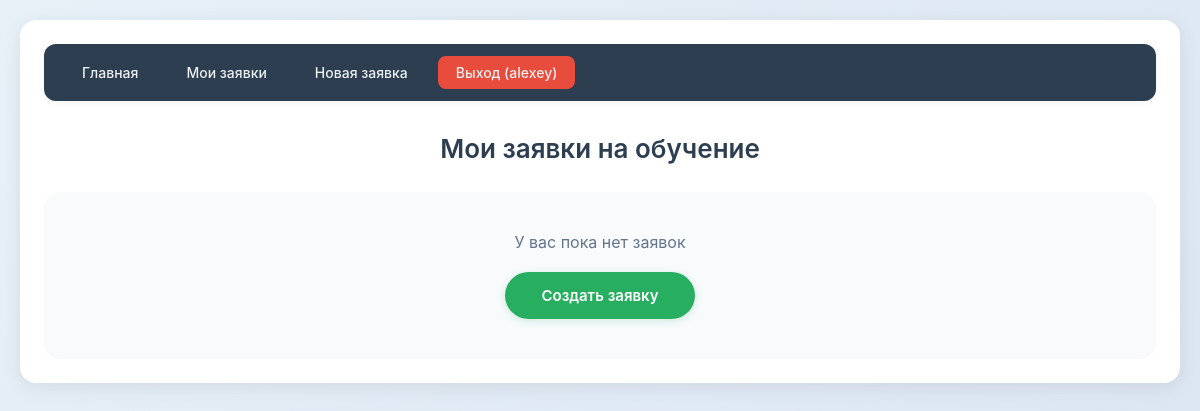
Before: /applications/ (signed in) with the older database file.
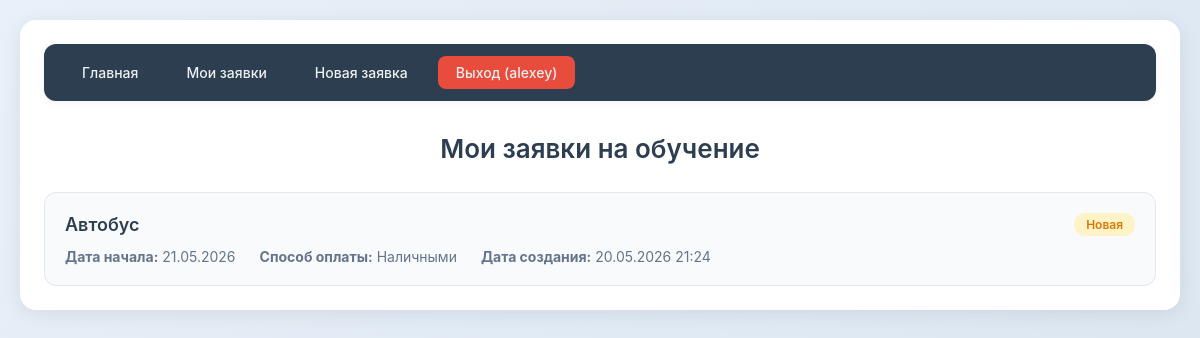
After: the same page with the newer database file.
### main/models.py (models this page shows, shortened)
class Application(models.Model):
    COURSE_CHOICES = [
        ('bus', 'Автобус'),
        ('electrobus', 'Электробус'),
        ('tram', 'Трамвай'),
    ]
    PAYMENT_CHOICES = [
        ('cash', 'Наличными'),
        ('transfer', 'Перевод по номеру телефона'),
    ]
    STATUS_CHOICES = [
        ('new', 'Новая'),
        ('studying', 'Идет обучение'),
        ('completed', 'Обучение завершено'),
    ]
    user = models.ForeignKey(User, on_delete=models.CASCADE, related_name='applications')
    course_name = models.CharField(max_length=50, choices=COURSE_CHOICES)
    start_date = models.DateField()
    payment_method = models.CharField(max_length=20, choices=PAYMENT_CHOICES)
    status = models.CharField(max_length=20, choices=STATUS_CHOICES, default='new')
    created_at = models.DateTimeField(auto_now_add=True)

### main/views.py (the view)
# urls.py: path('applications/', views.applications_view, name='applications'),
@login_required
def applications_view(request):
    user_applications = Application.objects.filter(user=request.user).order_by('-created_at')
    return render(request, 'applications.html', {'applications': user_applications})

### main/templates/applications.html (shortened to what this page needs)
{% extends 'base.html' %}
{% block content %}
<div class="applications-container">
    <h2 class="page-title">Мои заявки на обучение</h2>
    {% if applications %}
        <div class="applications-list">
            {% for app in applications %}
            <div class="application-card">
                <div class="application-header">
                    <span class="application-course">{{ app.get_course_name_display }}</span>
                    <span class="application-status status-{{ app.status }}">{{ app.get_status_display }}</span>
                </div>
                <div class="application-details">
                    <p><strong>Дата начала:</strong> {{ app.start_date|date:"d.m.Y" }}</p>
                    <p><strong>Способ оплаты:</strong> {{ app.get_payment_method_display }}</p>
                    <p><strong>Дата создания:</strong> {{ app.created_at|date:"d.m.Y H:i" }}</p>
                </div>
            </div>
            {% endfor %}
        </div>
    {% else %}
        <div class="empty-state">
            <p>У вас пока нет заявок</p>
            <a href="{% url 'create_application' %}" class="action-button">Создать заявку</a>
        </div>
    {% endif %}
</div>
{% endblock %}

Changed rows visible on the page:
added Application: course_name "Автобус", status "Новая", start_date "21.05.2026", payment_method "Наличными", created_at "20.05.2026 21:24"
Other visible differences:
text no longer shown: "У вас пока нет заявок Создать заявку"
